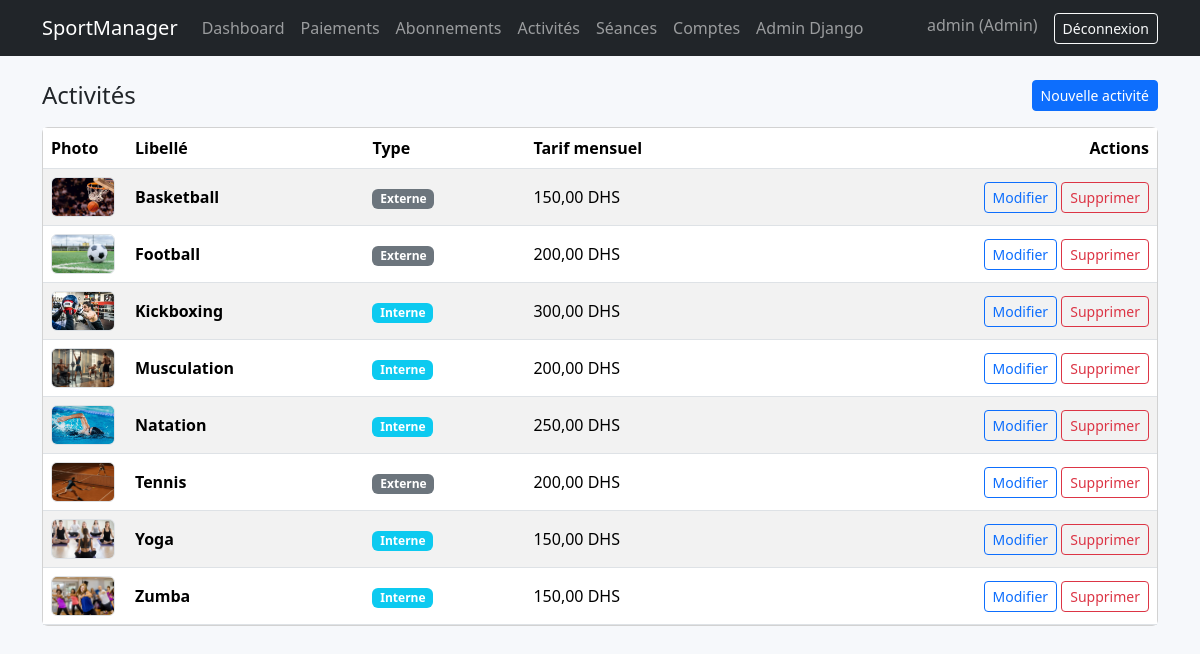
The page /admin-app/activites/ (signed in) on the database its author committed.
### core/models.py (models this page shows, shortened)
class Utilisateur(AbstractUser):
    class Role(models.TextChoices):
        ADMIN = "ADMIN", "Admin"
        COACH = "COACH", "Coach"
        MEMBRE = "MEMBRE", "Membre"
    username = models.CharField(max_length=150, blank=True, null=True)
    login = models.CharField(max_length=150, unique=True)
    email = models.EmailField(unique=True)
    role = models.CharField(max_length=10, choices=Role.choices, default=Role.MEMBRE)
    USERNAME_FIELD = "login"
    REQUIRED_FIELDS = ["email"]
    objects = UtilisateurManager()

class Activite(models.Model):
    class TypeAcces(models.TextChoices):
        INTERNE = "INTERNE", "Interne"
        EXTERNE = "EXTERNE", "Externe"
    EXTERNAL_ACTIVITY_KEYWORDS = ("tennis", "basket", "football", "foot")
    idActivite = models.AutoField(primary_key=True)
    libelle = models.CharField(max_length=120)
    description = models.TextField(blank=True)
    tarifMensuel = models.DecimalField(max_digits=8, decimal_places=2)
    typeAcces = models.CharField(max_length=10, choices=TypeAcces.choices, default=TypeAcces.INTERNE)
    image = models.ImageField(upload_to="activites/", blank=True, null=True)

### core/views.py (the view)
        @login_required
        def _wrapped(request: HttpRequest, *args, **kwargs):
            user: Utilisateur = request.user  # type: ignore[assignment]
            if user.role not in roles:
                messages.error(request, "Accès refusé.")
                return redirect("home")
            return view_func(request, *args, **kwargs)

### core/views.py (called while the page is built)
def _role_required(*roles: str):
    def decorator(view_func):
        @login_required
        def _wrapped(request: HttpRequest, *args, **kwargs):
            user: Utilisateur = request.user  # type: ignore[assignment]
            if user.role not in roles:
                messages.error(request, "Accès refusé.")
                return redirect("home")
            return view_func(request, *args, **kwargs)
        return _wrapped
    return decorator

@_role_required(Utilisateur.Role.ADMIN)
def admin_activites(request: HttpRequest) -> HttpResponse:
    activites = Activite.objects.all().order_by("libelle")
    return render(request, "core/admin_activites_list.html", {"activites": activites})

### core/templates/core/admin_activites_list.html (shortened to what this page needs)
{% extends "base.html" %}
{% block content %}
  <div class="d-flex align-items-center justify-content-between mb-3">
    <h1 class="h4 mb-0">Activités</h1>
    <a class="btn btn-primary btn-sm" href="{% url 'admin_activite_create' %}">Nouvelle activité</a>
  </div>
  <div class="card">
    <div class="table-responsive">
      <table class="table table-striped mb-0 align-middle">
        <thead>
          <tr>
            <th style="width: 84px;">Photo</th>
            <th>Libellé</th>
            <th>Type</th>
            <th>Tarif mensuel</th>
            <th class="text-end">Actions</th>
          </tr>
        </thead>
        <tbody>
          {% for a in activites %}
            <tr>
              <td>
                {% if a.image %}
                  <img
                    src="{{ a.image.url }}"
                    alt="Photo {{ a.libelle }}"
                    class="rounded border"
                    style="width: 64px; height: 40px; object-fit: cover;"
                    loading="lazy"
                  />
                {% else %}
                  <div class="text-muted small">—</div>
                {% endif %}
              </td>
              <td>
                <div class="fw-semibold">{{ a.libelle }}</div>
              </td>
              <td>
                <span class="badge {% if a.typeAcces == 'INTERNE' %}bg-info{% else %}bg-secondary{% endif %}">
                  {{ a.get_typeAcces_display }}
                </span>
              </td>
              <td>{{ a.tarifMensuel }} DHS</td>
              <td class="text-end">
                <a class="btn btn-sm btn-outline-primary" href="{% url 'admin_activite_edit' a.idActivite %}">Modifier</a>
                <form method="post" action="{% url 'admin_activite_delete' a.idActivite %}" class="d-inline">
                  <button class="btn btn-sm btn-outline-danger" type="submit">Supprimer</button>
                </form>
              </td>
            </tr>
          {% empty %}
            <tr><td colspan="5" class="text-center text-muted py-4">Aucune activité.</td></tr>
          {% endfor %}
        </tbody>
      </table>
    </div>
  </div>
{% endblock %}

### templates/base.html (shortened to what this page needs)
<!doctype html>
<html lang="fr">
  <head>
    <link
      href="https://cdn.jsdelivr.net/npm/bootstrap@5.3.3/dist/css/bootstrap.min.css"
      rel="stylesheet"
    />
    <link
      rel="stylesheet"
      href="https://cdn.jsdelivr.net/npm/bootstrap-icons@1.11.3/font/bootstrap-icons.min.css"
    />
  </head>
  <body>
    {% include "partials/navbar.html" %}
    <main class="container py-4">
      {% block content %}{% endblock %}
    </main>
  </body>
</html>

### templates/partials/navbar.html (shortened to what this page needs)
<nav class="navbar navbar-expand-lg navbar-dark bg-dark">
  <div class="container">
    <a class="navbar-brand" href="{% url 'home' %}">SportManager</a>
    <div class="collapse navbar-collapse" id="navbarContent">
      <ul class="navbar-nav me-auto mb-2 mb-lg-0">
        {% if user.is_authenticated %}
          {% if user.role == 'MEMBRE' %}
            <li class="nav-item">
              <a class="nav-link" href="{% url 'membre_dashboard' %}">Dashboard</a>
            </li>
            <li class="nav-item">
              <a class="nav-link" href="{% url 'membre_planning' %}">Planning</a>
            </li>
            <li class="nav-item">
              <a class="nav-link" href="{% url 'membre_abonnements' %}">Abonnements</a>
            </li>
          {% elif user.role == 'ADMIN' %}
            <li class="nav-item">
              <a class="nav-link" href="{% url 'admin_dashboard' %}">Dashboard</a>
            </li>
            <li class="nav-item">
              <a class="nav-link" href="{% url 'admin_paiements' %}">Paiements</a>
            </li>
            <li class="nav-item">
              <a class="nav-link" href="{% url 'admin_abonnements' %}">Abonnements</a>
            </li>
            <li class="nav-item">
              <a class="nav-link" href="{% url 'admin_activites' %}">Activités</a>
            </li>
            <li class="nav-item">
              <a class="nav-link" href="{% url 'admin_seances' %}">Séances</a>
            </li>
            <li class="nav-item">
              <a class="nav-link" href="{% url 'admin_comptes' %}">Comptes</a>
            </li>
            <li class="nav-item">
              <a class="nav-link" href="/admin/">Admin Django</a>
            </li>
          {% endif %}
        {% endif %}
      </ul>
      <ul class="navbar-nav ms-auto">
        {% if user.is_authenticated %}
          <li class="nav-item">
            <span class="navbar-text me-3">
              {{ user.login }} ({{ user.get_role_display }})
            </span>
          </li>
          <li class="nav-item">
            <form method="post" action="{% url 'logout' %}">
              <button class="btn btn-outline-light btn-sm" type="submit">Déconnexion</button>
            </form>
          </li>
        {% else %}
          <li class="nav-item">
            <a class="btn btn-outline-light btn-sm" href="{% url 'login' %}">Connexion</a>
          </li>
        {% endif %}
      </ul>
    </div>
  </div>
</nav>

### templates/base.html (style rules this page uses)
body { background: #f6f8fb; }

### rows shown on the page
Utilisateur: login "admin", role "Admin"
Activite: image (picture), libelle "Basketball", typeAcces "Externe", tarifMensuel "150,00"
Activite: image (picture), libelle "Football", typeAcces "Externe", tarifMensuel "200,00"
Activite: image (picture), libelle "Kickboxing", typeAcces "Interne", tarifMensuel "300,00"
Activite: image (picture), libelle "Musculation", typeAcces "Interne", tarifMensuel "200,00"
Activite: image (picture), libelle "Natation", typeAcces "Interne", tarifMensuel "250,00"
Activite: image (picture), libelle "Tennis", typeAcces "Externe", tarifMensuel "200,00"
Activite: image (picture), libelle "Yoga", typeAcces "Interne", tarifMensuel "150,00"
Activite: image (picture), libelle "Zumba", typeAcces "Interne", tarifMensuel "150,00"
